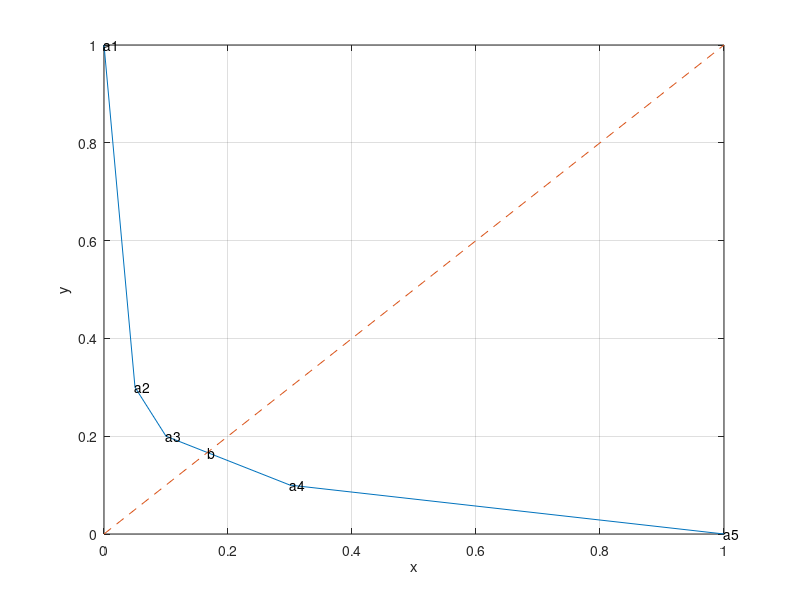

Recreate this plot in MATLAB.
% binary hypothesis testing example

P = [0.70  0.10
     0.20  0.10
     0.05  0.70
     0.05  0.10]
[n,m] = size(P);


% tradeoff curve  1-t1'*q1 vs 1-t2'*q2

nopts = 1000;
weights = logspace(-5,5,nopts);
obj = [0;1];
inds = ones(n,1);

% minimize  -t1'*q1 - w*t2'*q2
% s.t.      t1+t2 = 1,  t1,t2 \geq 0

next =2;
for i=1:nopts
   PW = P*diag([1;weights(i)]);
   [maxvals,maxinds] = max(PW');  % max elt in each row
   if (~isequal(maxinds', inds(:,next-1)))
       inds(:,next) = maxinds';
       T = zeros(m,n);
       for j=1:n
          T(maxinds(1,j),j) = 1;
       end;
       obj(:,next) = 1-diag(T*P);
       next = next+1;
   end;
end;
plot(obj(1,:), obj(2,:),[0 1], [0 1],'--');
grid on
for i=1:size(obj,2)
   text(obj(1,i),obj(2,i),['a', num2str(i)]);
end;
xlabel('x');
ylabel('y');


% min probability of error
%   max.  w
%   s.t. 1-t'*p1 >= w
%        t'*p2 >= w
%        0 <= t <= 1

A = [P(:,1)' 1; -P(:,2)' 1; -eye(n) zeros(n,1); eye(n) zeros(n,1)];
b = [1; 0; zeros(n,1); ones(n,1)];
c = [zeros(n,1);-1];
x = linprog(c,A,b);
%[z,x,s] = mpc(A',-c,b);
Tmp = [1-x(1:n) x(1:n)]'
objmp = 1-diag(Tmp*P);
%plot(objmp(1), objmp(2),'o');
text(objmp(1), objmp(2),'b');
xlabel('x'); ylabel('y');
%print -deps roc.eps
